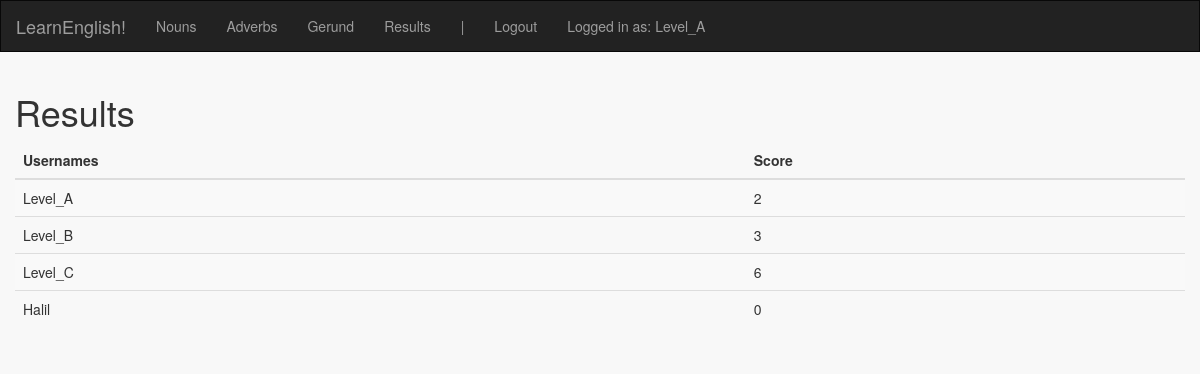
/results (signed in), run on an earlier commit of the app's database.
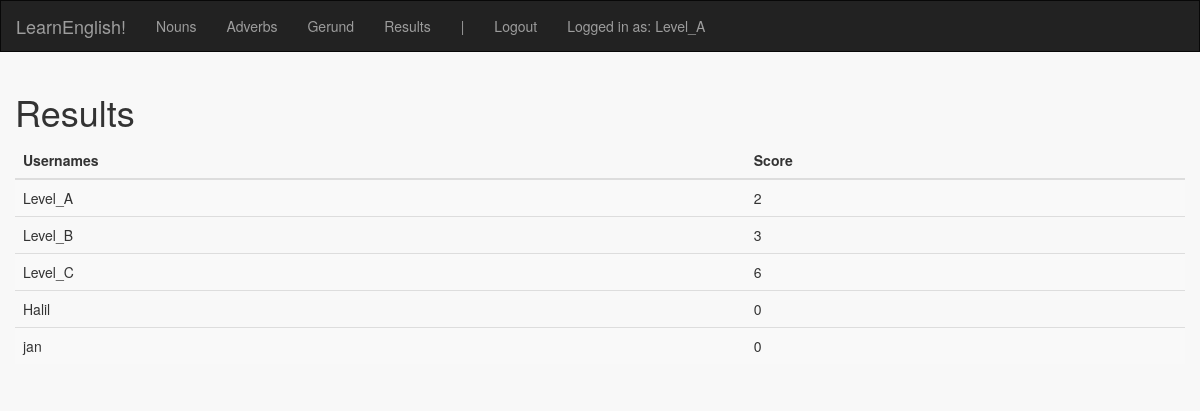
And on a later commit of the database.
### english_exercises/models.py (models this page shows, shortened)
class User(db.Model):
    id = db.Column(db.Integer, primary_key=True)
    username = db.Column(db.String(80), unique=True)
    password = db.Column(db.String(80))
    amountCorrect = db.Column(db.Integer)
    amountIncorrect = db.Column(db.Integer)
    score = db.Column(db.Integer)

### english_exercises/views.py (the view)
@app.route("/results")
@login_required
def results():
    return render_template('results.html', results=User.query.all())

### english_exercises/views.py (called while the page is built)
def login_required(f):
    @wraps(f)
    def decorated_function(*args, **kwargs):
        if session.get('logged_in') is None:
            flash("You must be logged in for this feature")
            return redirect(url_for('login', next=request.url))
        return f(*args, **kwargs)
    return decorated_function

### english_exercises/templates/results.html
{% extends "index.html" %}
{% block body %}
<h1>Results</h1>
<table class="table table-striped">
    <thead>
      <tr>
        <th>Usernames</th>
        <th>Score</th>
      </tr>
    </thead>
    <tbody>
      {% for result in results %}
      <tr>
        <td>{{ result.username }}</td>
        <td>{{ result.score }}</td>
      </tr>
      {% endfor %}
    </tbody>
</table>
{% endblock %}

### english_exercises/templates/index.html (shortened to what this page needs)
<!DOCTYPE html>
<html lang="en">
<head>
    <link href="https://maxcdn.bootstrapcdn.com/bootstrap/3.3.7/css/bootstrap.min.css" rel="stylesheet">
    <link rel=stylesheet type=text/css href="{{ url_for('static', filename='style.css') }}">
</head>
<body class="container-fluid">
  <div class="row">
    <nav id="menu" class="navbar navbar-inverse">
        <div class="navbar-header">
          <a class="navbar-brand" href="/">LearnEnglish!</a>
        </div>
        <ul class="nav navbar-nav">
            <li><a href="{{ url_for ('nouns') }}">Nouns</a></li>
            <li><a href="{{ url_for ('adverbs') }}">Adverbs</a></li>
            <li><a href="{{ url_for ('gerund') }}">Gerund</a></li>
            <li><a href="{{ url_for ('results') }}">Results</a></li>
            <li><a>|</a></li>
            {% if not session.logged_in %}
                <li><a href="{{ url_for ('login') }}">Login</a></li>
                <li><a href="{{ url_for ('register') }}">Register</a></li>
            {% else %}
                <li><a href="{{ url_for('logout') }}">Logout</a></li>
            {% endif %}
            {% if session.logged_in %}
                <li><a>Logged in as: {{ session['username'] }}</a></li>
            {% endif %}
        </ul>
    </nav>
  </div>
  <div class="row">
      <div class="col-xs-12 center">
          {% block body %}
          {% endblock %}
      </div>
  </div>
</body>
</html>

### english_exercises/static/style.css (style rules this page uses)
body { background-color: #f8f8f8 }
#menu { border-radius: 0px; }

What changed in the data, as far as the page shows it:
added User: username "jan", score "0"
